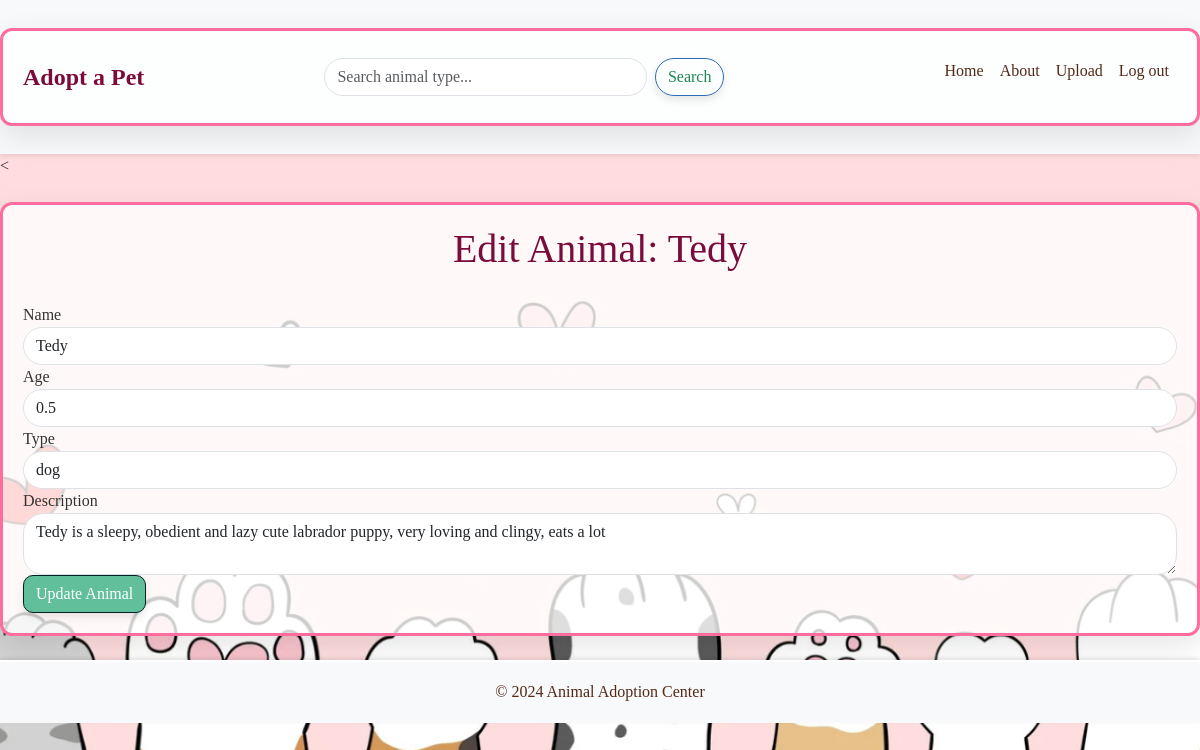
The page /edit_animal/13 (signed in) on the database its author committed.
### app/models.py (models this page shows, shortened)
class Animal(db.Model):
    id = db.Column(db.Integer, primary_key=True)
    name = db.Column(db.String(100), nullable=False)
    age = db.Column(db.String(20), nullable=False)  # Age stored as string (e.g., "2 years")
    animal_type = db.Column(db.String(50), nullable=False)  # e.g., "dog", "cat"
    description = db.Column(db.Text, nullable=True)
    image = db.Column(db.String(255), nullable=False)  # Path to the image file

### app/backend/routes.py (the view, shortened to what this page needs)
@main.route('/edit_animal/<int:animal_id>', methods=['GET', 'POST'])
@login_required
def edit_animal(animal_id):
    animal = Animal.query.get_or_404(animal_id)
    if not current_user.is_admin:
        flash('You do not have permission to perform this action.', 'danger')
        return redirect(url_for('main.animals'))
    return render_template('edit_animal.html', animal=animal)

### app/backend/__init__.py (called while the page is built)
@login_manager.user_loader
def load_user(user_id):
    user = User.query.get(int(user_id))
    if user:
        return user
    return None

### app/models.py (called while the page is built)
    @property
    def is_active(self):
        return True  # Assuming the user is always active. You can modify this logic later.

### app/frontend/templates/edit_animal.html
{% extends "home.html" %}
{% block content %}
<h1 class="text-center">Edit Animal: {{ animal.name }}</h1>
<form method="POST">
    <div class="form-group">
        <label for="name">Name</label>
        <input type="text" class="form-control" id="name" name="name" value="{{ animal.name }}" required>
    </div>
    <div class="form-group">
        <label for="age">Age</label>
        <input type="number" class="form-control" id="age" name="age" value="{{ animal.age }}" required>
    </div>
    <div class="form-group">
        <label for="type">Type</label>
        <input type="text" class="form-control" id="type" name="type" value="{{ animal.animal_type }}" required>
    </div>
    <div class="form-group">
        <label for="description">Description</label>
        <textarea class="form-control" id="description" name="description" required>{{ animal.description }}</textarea>
    </div>
    <button type="submit" class="btn btn-primary">Update Animal</button>
</form>
{% endblock %}

### app/frontend/static/css/style.css (style rules this page uses)
body { font-family: 'Georgia', serif; background-color: #FDDCDDFF; margin: 0; padding: 0; background-image: url('/static/images/background.png'); background-size: cover; background-repeat: no-repeat; background-attachment: fixed; background-position: center; }
h1, h2 { color: #7A0C3C; font-family: 'Playfair Display', serif; }
button { background-color: #ff6ca4; color: #fff; border: none; padding: 14px 28px; border-radius: 6px; cursor: pointer; font-size: 18px; box-shadow: 0 6px 12px rgba(0, 0, 0, 0.2); transition: all 0.3s ease; }
.btn { transition: background-color 0.3s ease, transform 0.3s ease; }
.btn { border-radius: 10px; box-shadow: 0px 4px 8px rgba(0, 0, 0, 0.1); }
.btn-primary { background-color: #61bf9c; border-color: #042125; }
body { background-color: #cdc5c5; color: #333; }
form .form-control { border-radius: 20px; }
h1 { text-align: center; margin-bottom: 30px; }

### rows shown on the page
Animal: name "Tedy", age "0.5", type "dog", description "Tedy is a sleepy, obedient and lazy cute labrador puppy, very loving and clingy, eats a lot"
